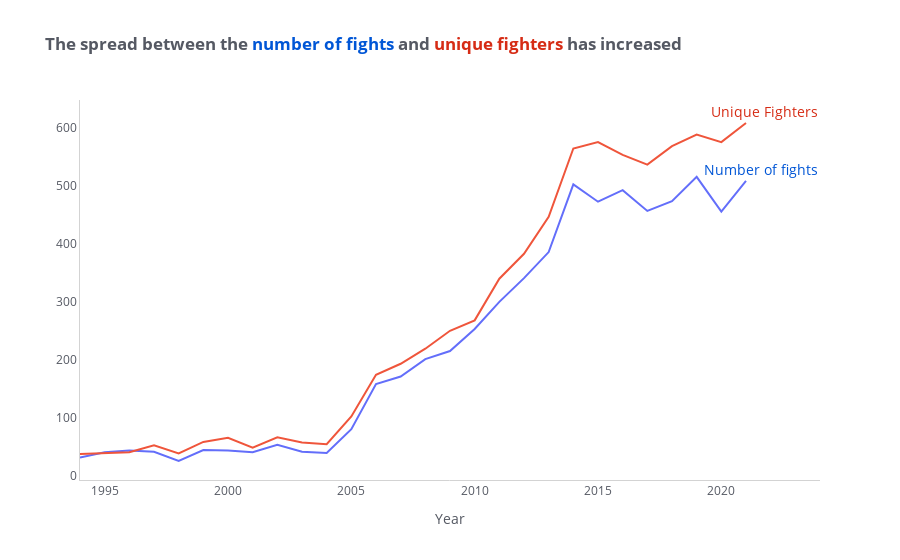

The cell this chart's notebook holds for it:
### Code cell
colors = ("#D62C15", "#0056D6")
count_by_year = df_merged.groupby(df_merged.index.year)["fighter_1"].count().iloc[:-1]
fighters = pd.concat((df_merged["fighter_1"], df_merged["fighter_2"]))
fighters_by_year = fighters.groupby(fighters.index.year).nunique().iloc[:-1]
fig = go.Figure()
fig.add_trace(go.Scatter(x=count_by_year.index, y=count_by_year.values, mode="lines"))
fig.add_trace(
    go.Scatter(x=fighters_by_year.index, y=fighters_by_year.values, mode="lines")
)
annotations = [
    dict(
        x=2024,
        y=fighters_by_year.values[-1],
        xanchor="right",
        yanchor="bottom",
        text="Unique Fighters",
        name="Unique Fighters",
        font=dict(size=14, color=colors[0]),
        showarrow=False,
    ),
    dict(
        x=2024,
        y=count_by_year.values[-1],
        xanchor="right",
        yanchor="bottom",
        text="Number of fights",
        name="Number of fights",
        font=dict(size=14, color=colors[1]),
        showarrow=False,
    ),
]

fig.update_layout(
    title=f"<b>The spread between the <span style='color:{colors[1]}'>number of fights</span> and <span style='color:{colors[0]}'>unique fighters</span> has increased</b>",
    xaxis_title="Year",
    plot_bgcolor="#fff",
    showlegend=False,
    annotations=annotations,
    font_color="#555963",
)
fig.update_xaxes(showline=True, linewidth=1, linecolor="lightgrey")
fig.update_yaxes(showline=True, linewidth=1, linecolor="lightgrey")


fig
fig.show()

### Figure 1 — Plotly figure (JSON) as saved in the notebook; plotly's stock layout.template omitted (floating-point values rounded to 4 significant figures)
{"data": [{"mode": "lines", "type": "scatter", "x": [1994, 1995, 1996, 1997, 1998, 1999, 2000, 2001, 2002, 2003, 2004, 2005, 2006, 2007, 2008, 2009, 2010, 2011, 2012, 2013, 2014, 2015, 2016, 2017, 2018, 2019, 2020, 2021], "y": [31, 40, 43, 41, 25, 44, 43, 40, 53, 41, 39, 80, 158, 171, 201, 215, 253, 300, 341, 386, 503, 473, 493, 457, 474, 516, 456, 509]}, {"mode": "lines", "type": "scatter", "x": [1994, 1995, 1996, 1997, 1998, 1999, 2000, 2001, 2002, 2003, 2004, 2005, 2006, 2007, 2008, 2009, 2010, 2011, 2012, 2013, 2014, 2015, 2016, 2017, 2018, 2019, 2020, 2021], "y": [37, 38, 40, 52, 38, 58, 65, 48, 66, 57, 54, 102, 174, 193, 219, 250, 268, 340, 383, 447, 565, 576, 554, 537, 569, 589, 576, 609]}], "layout": {"annotations": [{"font": {"color": "#D62C15", "size": 14}, "name": "Unique Fighters", "showarrow": false, "text": "Unique Fighters", "x": 2024, "xanchor": "right", "y": 609, "yanchor": "bottom"}, {"font": {"color": "#0056D6", "size": 14}, "name": "Number of fights", "showarrow": false, "text": "Number of fights", "x": 2024, "xanchor": "right", "y": 509, "yanchor": "bottom"}], "font": {"color": "#555963"}, "plot_bgcolor": "#fff", "showlegend": false, "title": {"text": "<b>The spread between the <span style='color:#0056D6'>number of fights</span> and <span style='color:#D62C15'>unique fighters</span> has increased</b>"}, "xaxis": {"linecolor": "lightgrey", "linewidth": 1, "showline": true, "title": {"text": "Year"}}, "yaxis": {"linecolor": "lightgrey", "linewidth": 1, "showline": true}}}
